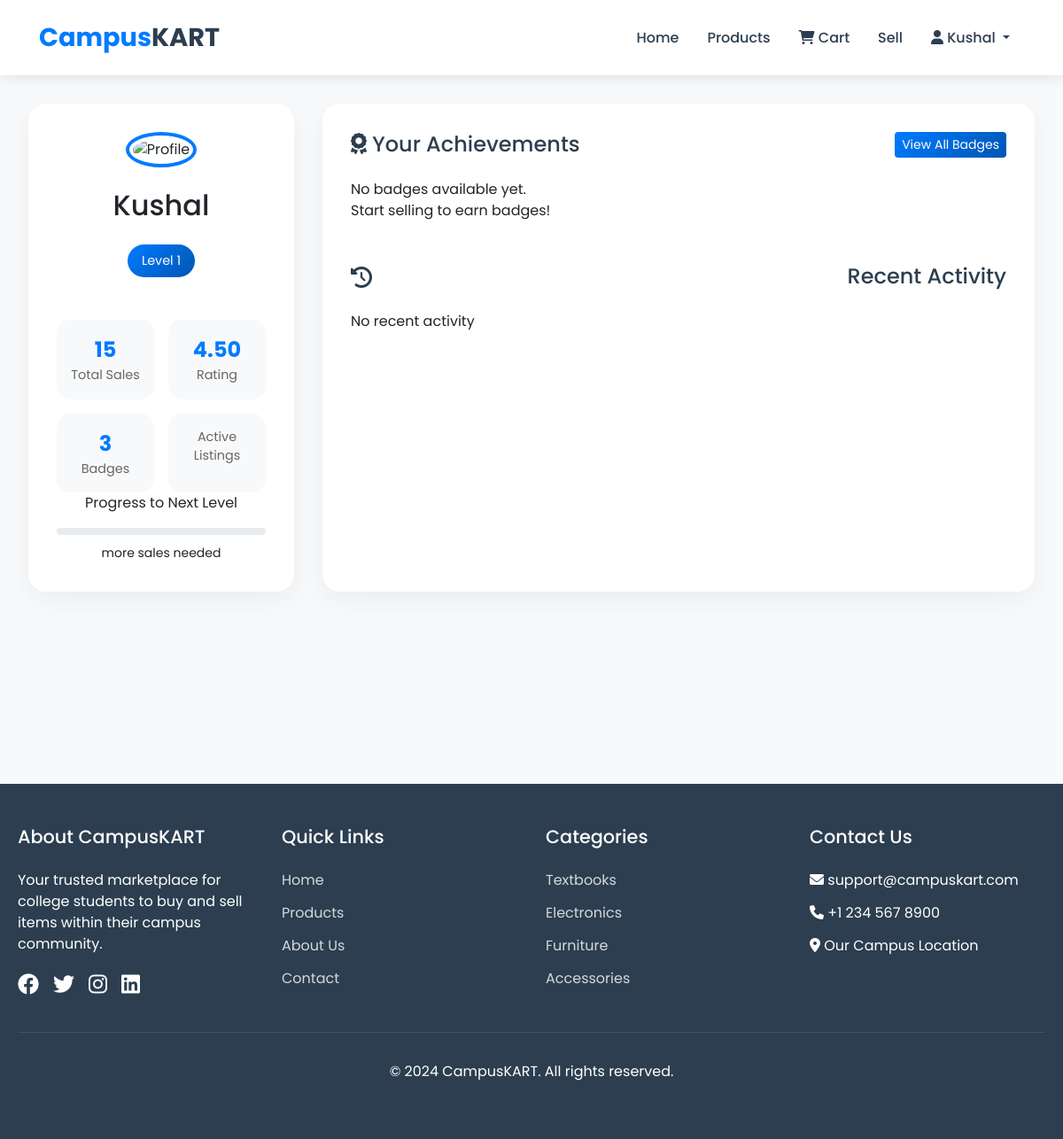
Before: /accounts/dashboard/ (signed in) with the older database file.
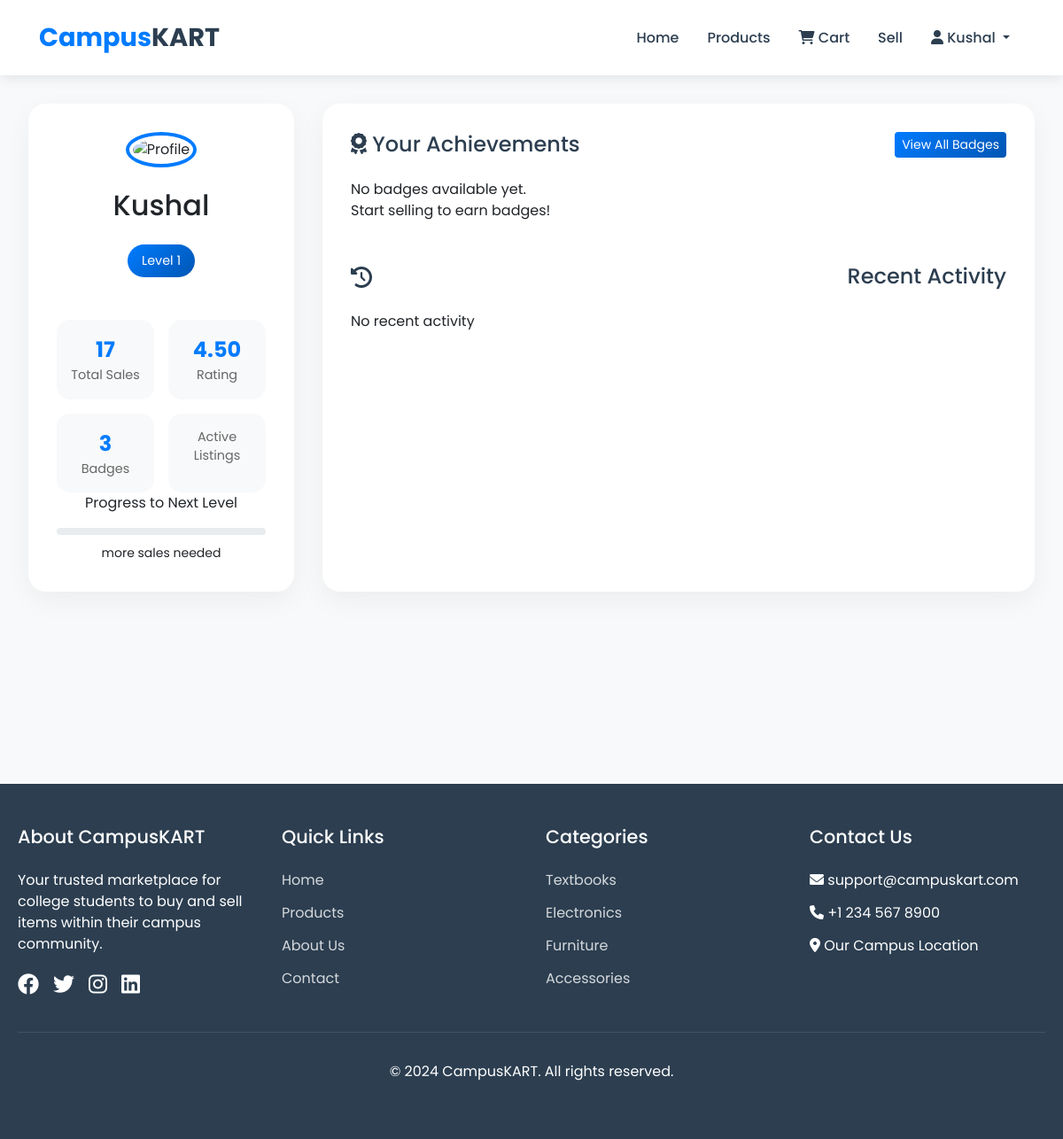
After: the same page with the newer database file.
### accounts/models_base.py (models this page shows, shortened)
class SellerProfile(models.Model):
    user = models.OneToOneField(
        settings.AUTH_USER_MODEL,
        on_delete=models.CASCADE,
        related_name='seller_profile'
    )
    badges = models.ManyToManyField(Badge, blank=True)
    total_sales = models.IntegerField(default=0)
    rating = models.DecimalField(
        max_digits=3,
        decimal_places=2,
        default=0.00
    )
    response_time = models.DurationField(null=True, blank=True)
    level = models.IntegerField(default=1)
    last_badge_check = models.DateTimeField(default=timezone.now)

### accounts/views.py (the view)
# urls.py: path('dashboard/', dashboard, name='dashboard'),
@login_required
def dashboard(request):
    try:
        seller_profile = SellerProfile.objects.get(user=request.user)
    except SellerProfile.DoesNotExist:
        seller_profile = SellerProfile.objects.create(user=request.user)
    return render(request, 'dashboard.html', {
        'seller_profile': seller_profile,
        'badges' : seller_profile.badges.all()
                                              })

### templates/dashboard.html (shortened to what this page needs)
{% extends 'base.html' %}
{% load static %}
{% block content %}
<div class="dashboard-container">
    <div class="dashboard-grid">
        <div class="profile-card">
            <img src="{{ seller_profile.avatar.url|default:'static/images/default_avatar.png' }}" alt="Profile" class="profile-image">
            <h2>{{ user.username }}</h2>
            <span class="seller-level">Level {{ seller_profile.level|default:"1" }}</span>
            <div class="stats-grid">
                <div class="stat-card">
                    <div class="stat-number">{{ seller_profile.total_sales }}</div>
                    <div class="stat-label">Total Sales</div>
                </div>
                <div class="stat-card">
                    <div class="stat-number">{{ seller_profile.rating|default:"0.0" }}</div>
                    <div class="stat-label">Rating</div>
                </div>
                <div class="stat-card">
                    <div class="stat-number">{{ seller_profile.badges.count }}</div>
                    <div class="stat-label">Badges</div>
                </div>
                <div class="stat-card">
                    <div class="stat-label">Active Listings</div>
                </div>
            </div>
            <div class="progress-section">
                <p>Progress to Next Level</p>
                <div class="progress">
                </div>
                <small>{{ sales_to_next_level }} more sales needed</small>
            </div>
        </div>
        <div class="badges-section">
            <h2 class="section-title">
                <span><i class="fas fa-award"></i> Your Achievements</span>
                <a href="{% url 'badges' %}" class="btn btn-primary btn-sm">View All Badges</a>
            </h2>
            <div class="badges-grid">
                {% for badge_status in badges_with_status %}
                <div class="badge-card {% if badge_status.earned %}earned{% else %}badge-locked{% endif %}">
                    <img src="{{ badge_status.badge.image.url }}"
                         alt="{{ badge_status.badge.name }}"
                         class="badge-icon">
                    <h3>{{ badge_status.badge.name }}</h3>
                    <p>{{ badge_status.badge.description }}</p>
                    {% if not badge_status.earned %}
                    <div class="progress">
                        <div class="progress-bar"
                             role="progressbar"
                             style="width: {{ badge_status.progress }}%"
                             aria-valuenow="{{ badge_status.progress }}"
                             aria-valuemin="0"
                             aria-valuemax="100">
                            {{ badge_status.progress|floatformat:0 }}%
                        </div>
                    </div>
                    {% else %}
                    <p class="earned-date">Earned!</p>
                    {% endif %}
                </div>
                {% empty %}
                <div class="no-badges">
                    <p>No badges available yet. Start selling to earn badges!</p>
                </div>
                {% endfor %}
            </div>
            <div class="activity-list">
                <h3 class="section-title">
                    <i class="fas fa-history"></i> Recent Activity
                </h3>
                {% for activity in recent_activities %}
                <div class="activity-item">
                    <div class="activity-icon">
                        <i class="fas {{ activity.icon }}"></i>
                    </div>
                    <div>
                        <strong>{{ activity.action }}</strong>
                        <p>{{ activity.timestamp|timesince }} ago</p>
                    </div>
                </div>
                {% empty %}
                <p>No recent activity</p>
                {% endfor %}
            </div>
        </div>
    </div>
</div>
{% endblock %}

Changed rows visible on the page:
changed SellerProfile: total_sales "15" → "17"
